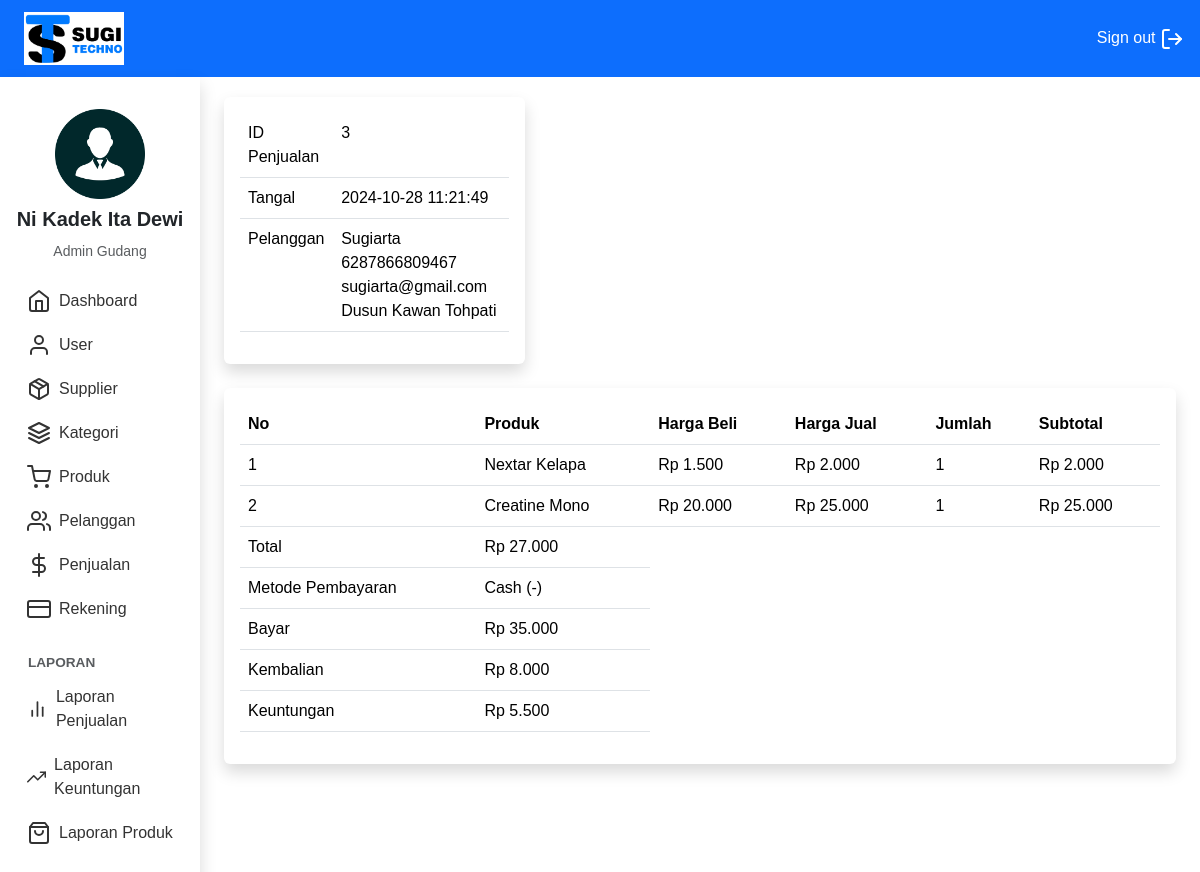
The page /Gudang/index.php?page=penjualan_produk&id=3 (signed in) on the database its author committed.
### tables this page shows
CREATE TABLE `penjualan` (
  `id_penjualan` int(11) NOT NULL,
  `id_pelanggan` int(11) DEFAULT NULL,
  `id_rekening` int(11) NOT NULL,
  `id_toko` int(11) NOT NULL,
  `id_user` int(11) NOT NULL,
  `tanggal_penjualan` datetime NOT NULL,
  `total_penjualan` int(11) NOT NULL,
  `bayar_penjualan` int(11) NOT NULL,
  `kembalian_penjualan` int(11) NOT NULL
);

CREATE TABLE `pelanggan` (
  `id_pelanggan` int(11) NOT NULL,
  `id_toko` int(11) NOT NULL,
  `nama_pelanggan` varchar(100) NOT NULL,
  `email_pelanggan` varchar(100) NOT NULL,
  `telepon_pelanggan` varchar(25) NOT NULL,
  `alamat_pelanggan` varchar(100) NOT NULL
);

CREATE TABLE `penjualan_produk` (
  `id_penjualan_produk` int(11) NOT NULL,
  `id_penjualan` int(11) NOT NULL,
  `id_produk` int(11) NOT NULL,
  `id_toko` int(11) NOT NULL,
  `harga_beli` int(11) NOT NULL,
  `nama_jual` varchar(255) NOT NULL,
  `harga_jual` int(11) NOT NULL,
  `jumlah_jual` int(11) NOT NULL,
  `subtotal_jual` int(11) NOT NULL
);

CREATE TABLE `rekening` (
  `id_rekening` int(11) NOT NULL,
  `id_toko` int(11) NOT NULL,
  `bank` varchar(100) NOT NULL,
  `nomor` varchar(100) NOT NULL,
  `nama` varchar(100) NOT NULL
);

### functions.php (called while the page is built)
<?php
function formatRupiah($angka){
    return "Rp " . number_format($angka,0,',','.');
}
?>

### Gudang/penjualan_produk.php (the view)
<?php
include '../functions.php';
$id_toko = $_SESSION['user']['id_toko'];
$id_penjualan = $_GET['id'];
$ambil = $koneksi->query("SELECT penjualan.*, pelanggan.*, rekening.bank, rekening.nomor
                          FROM penjualan
                          LEFT JOIN pelanggan ON penjualan.id_pelanggan = pelanggan.id_pelanggan
                          LEFT JOIN rekening ON penjualan.id_rekening = rekening.id_rekening
                          WHERE penjualan.id_penjualan = '$id_penjualan'
                          AND penjualan.id_toko = '$id_toko'");
$penjualan = $ambil->fetch_assoc();
$produk = array();
$ambil = $koneksi->query("SELECT * FROM penjualan_produk WHERE id_penjualan='$id_penjualan' AND id_toko='$id_toko' ");
while ($tiap = $ambil->fetch_assoc())
{
$produk[] = $tiap;
}
?>
<div class="row mb-4">
    <div class="col-md-4">
        <div class="card border-0 shadow">
            <div class="card-body">
                <table class="table">
                    <tr>
                        <td>ID Penjualan</td>
                        <td><?php echo $penjualan['id_penjualan'] ?></td>
                    </tr>
                    <tr>
                        <td>Tangal</td>
                        <td><?php echo $penjualan['tanggal_penjualan'] ?></td>
                    </tr>
                    <tr>
                        <td>Pelanggan</td>
                        <td>
                            <?php echo $penjualan['nama_pelanggan'] ?>
                            <?php echo $penjualan['telepon_pelanggan'] ?>
                            <?php echo $penjualan['email_pelanggan'] ?>
                            <?php echo $penjualan['alamat_pelanggan'] ?>
                        </td>
                    </tr>
                </table>
            </div>
        </div>
    </div>
</div>
<div class="card border-0 shadow">
    <div class="card-body">
        <table class="table">
            <thead>
                <tr>
                    <th>No</th>
                    <th>Produk</th>
                    <th>Harga Beli</th>
                    <th>Harga Jual</th>
                    <th>Jumlah</th>
                    <th>Subtotal</th>
                </tr>
            </thead>
            <tbody>
                <?php $keuntungan = 0; ?>
                <?php foreach ($produk as $key => $value):  ?>
                    <?php $keuntungan += ($value['harga_jual'] - $value['harga_beli']) * $value['jumlah_jual'] ?>
                    <tr>
                        <td><?php echo $key+1 ?></td>
                        <td><?php echo $value["nama_jual"] ?></td>
                        <td><?php echo formatRupiah($value["harga_beli"]) ?></td>
                        <td><?php echo formatRupiah($value["harga_jual"]) ?></td>
                        <td><?php echo number_format($value["jumlah_jual"]) ?></td>
                        <td><?php echo formatRupiah($value["subtotal_jual"]) ?></td>
                    </tr>
                <?php endforeach ?>
            </tbody>
            <tfoot>
                <tr>
                    <td>Total</td>
                    <td><?php echo formatRupiah($penjualan['total_penjualan']) ?></td>
                </tr>
                <tr>
                    <td>Metode Pembayaran</td>
                    <td>
                        <?php
                        if (!empty($penjualan['bank'])) {
                            echo $penjualan['bank'] . " (" . $penjualan['nomor'] . ")";
                        } else {
                            echo "Metode pembayaran belum ditentukan";
                        }
                        ?>
                    </td>
                </tr>
                <tr>
                    <td>Bayar</td>
                    <td><?php echo formatRupiah($penjualan['bayar_penjualan']) ?></td>
                </tr>
                <tr>
                    <td>Kembalian</td>
                    <td><?php echo formatRupiah($penjualan['kembalian_penjualan']) ?></td>
                </tr>
                <tr>
                    <td>Keuntungan</td>
                    <td><?php echo formatRupiah($keuntungan) ?></td>
                </tr>
            </tfoot>
        </table>
    </div>
</div>

### Gudang/index.php (style rules this page uses)
body { font-family: 'Arial', sans-serif; background-color: #f8f9fa; }

### rows shown on the page
penjualan: id_penjualan "3", tanggal_penjualan "2024-10-28 11:21:49", id_pelanggan.nama_pelanggan "Sugiarta", id_pelanggan.telepon_pelanggan "6287866809467", id_pelanggan.email_pelanggan "sugiarta@gmail.com", id_pelanggan.alamat_pelanggan "Dusun Kawan Tohpati", total_penjualan "Rp 27.000", id_rekening.bank "Cash", id_rekening.nomor "-", bayar_penjualan "Rp 35.000", kembalian_penjualan "Rp 8.000"
penjualan_produk: nama_jual "Nextar Kelapa", harga_beli "Rp 1.500", harga_jual "Rp 2.000", jumlah_jual "1", subtotal_jual "Rp 2.000"
penjualan_produk: nama_jual "Creatine Mono", harga_beli "Rp 20.000", harga_jual "Rp 25.000", jumlah_jual "1", subtotal_jual "Rp 25.000"

### other values the page prints
$_SESSION['user']['nama_user'] "Ni Kadek Ita Dewi"
formatRupiah($keuntungan) "Rp 5.500"
